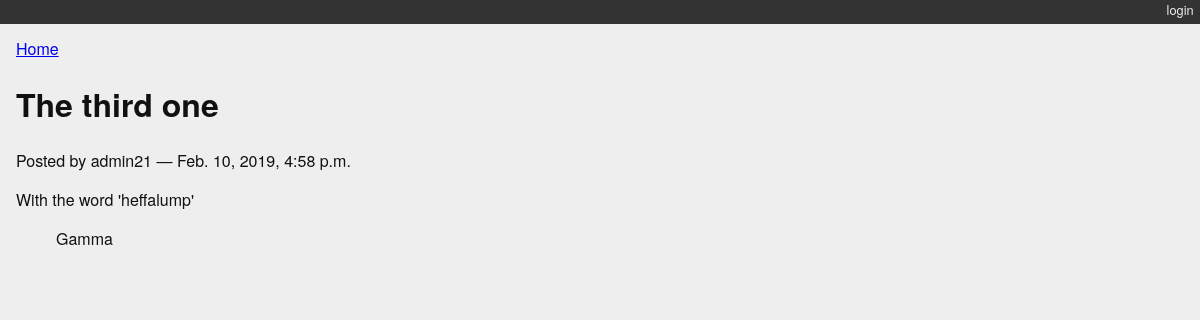
/posts/3/, run on the app's committed database.
### myblog/models.py (models this page shows)
class Post(models.Model):
    title = models.CharField(max_length=128)
    text = models.TextField(blank=True)
    author = models.ForeignKey(User, on_delete=models.CASCADE)
    created_date = models.DateTimeField(auto_now_add=True)
    modified_date = models.DateTimeField(auto_now=True)
    published_date = models.DateTimeField(blank=True, null=True)
    def __str__(self):
        return self.title

class Category(models.Model):
    name = models.CharField(max_length=128)
    description = models.TextField(blank=True)
    posts = models.ManyToManyField(Post, blank=True, related_name='categories')
    def __str__(self):
        return self.name
    class Meta:
        verbose_name_plural = 'Categories'

### myblog/views.py (the view)
# urls.py: path('posts/<int:post_id>/', detail_view, name="blog_detail"),
def detail_view(request, post_id):
    published = Post.objects.exclude(published_date__exact=None)
    try:
        post = published.get(pk=post_id)
    except Post.DoesNotExist:
        raise Http404
    context = {'post': post}
    return render(request, 'detail.html', context)

### myblog/templates/detail.html (shortened to what this page needs)
{% extends "base.html" %}
{% block content %}
<a class="backlink" href="/">Home</a>
<h1>{{ post }}</h1>
<p class="byline">
  Posted by {{ post.author.username }} &mdash; {{ post.published_date }}
</p>
<div class="post-body">
  {{ post.text }}
</div>
<ul class="categories">
  {% for category in post.categories.all %}
    <li>{{ category }}</li>
  {% endfor %}
</ul>
{% endblock %}

### myblog/static/django_blog.css (style rules this page uses)
body { background-color: #eee; color: #111; font-family: "HelveticaNeue-Light", "Helvetica Neue Light", "Helvetica Neue", Helvetica, Arial, "Lucida Grande", sans-serif; margin:0; padding:0; }
ul.categories { list-style: none; list-style-type: none; }
ul.categories li { display: inline; }

### data on the page
Post: title "The third one", author.username "admin21", published_date "Feb. 10, 2019, 4:58 p.m.", text "With the word 'heffalump'"
Category: name "Gamma"
